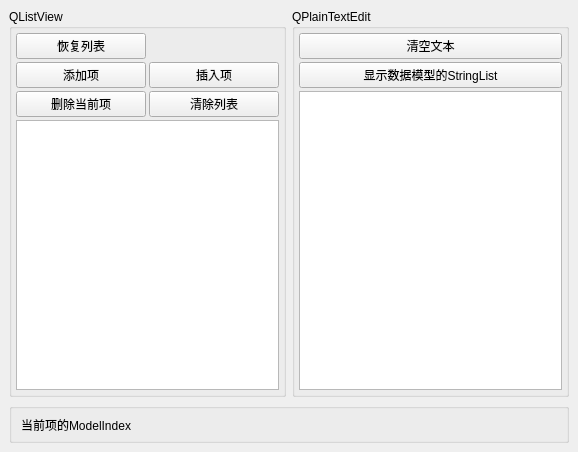
<?xml version="1.0" encoding="UTF-8"?>
<ui version="4.0">
 <class>MainWindow</class>
 <widget class="QMainWindow" name="MainWindow">
  <property name="geometry">
   <rect>
    <x>0</x>
    <y>0</y>
    <width>578</width>
    <height>452</height>
   </rect>
  </property>
  <property name="windowTitle">
   <string>MainWindow</string>
  </property>
  <widget class="QWidget" name="centralwidget">
   <layout class="QGridLayout" name="gridLayout_3">
    <item row="0" column="0">
     <widget class="QGroupBox" name="groupBox">
      <property name="title">
       <string>QListView</string>
      </property>
      <layout class="QVBoxLayout" name="verticalLayout_3">
       <property name="spacing">
        <number>3</number>
       </property>
       <property name="leftMargin">
        <number>4</number>
       </property>
       <property name="topMargin">
        <number>4</number>
       </property>
       <property name="rightMargin">
        <number>4</number>
       </property>
       <property name="bottomMargin">
        <number>4</number>
       </property>
       <item>
        <layout class="QGridLayout" name="gridLayout">
         <item row="0" column="0">
          <widget class="QPushButton" name="btnIniList">
           <property name="text">
            <string>恢复列表</string>
           </property>
          </widget>
         </item>
         <item row="1" column="0">
          <widget class="QPushButton" name="btnListAppend">
           <property name="text">
            <string>添加项</string>
           </property>
          </widget>
         </item>
         <item row="1" column="1">
          <widget class="QPushButton" name="btnListInsert">
           <property name="text">
            <string>插入项</string>
           </property>
          </widget>
         </item>
         <item row="2" column="0">
          <widget class="QPushButton" name="btnListDelete">
           <property name="text">
            <string>删除当前项</string>
           </property>
          </widget>
         </item>
         <item row="2" column="1">
          <widget class="QPushButton" name="btnListClear">
           <property name="text">
            <string>清除列表</string>
           </property>
          </widget>
         </item>
        </layout>
       </item>
       <item>
        <widget class="QListView" name="listView"/>
       </item>
      </layout>
     </widget>
    </item>
    <item row="0" column="1">
     <widget class="QGroupBox" name="groupBox_2">
      <property name="title">
       <string>QPlainTextEdit</string>
      </property>
      <layout class="QVBoxLayout" name="verticalLayout_2">
       <property name="spacing">
        <number>3</number>
       </property>
       <property name="leftMargin">
        <number>4</number>
       </property>
       <property name="topMargin">
        <number>4</number>
       </property>
       <property name="rightMargin">
        <number>4</number>
       </property>
       <property name="bottomMargin">
        <number>4</number>
       </property>
       <item>
        <layout class="QVBoxLayout" name="verticalLayout">
         <item>
          <widget class="QPushButton" name="btnTextClear">
           <property name="text">
            <string>清空文本</string>
           </property>
          </widget>
         </item>
         <item>
          <widget class="QPushButton" name="btnTextImport">
           <property name="text">
            <string>显示数据模型的StringList</string>
           </property>
          </widget>
         </item>
        </layout>
       </item>
       <item>
        <widget class="QPlainTextEdit" name="plainTextEdit"/>
       </item>
      </layout>
     </widget>
    </item>
    <item row="1" column="0" colspan="2">
     <layout class="QGridLayout" name="gridLayout_2">
      <item row="0" column="0">
       <widget class="QGroupBox" name="groupBox_3">
        <property name="maximumSize">
         <size>
          <width>16777215</width>
          <height>40</height>
         </size>
        </property>
        <property name="title">
         <string/>
        </property>
        <layout class="QHBoxLayout" name="horizontalLayout">
         <item>
          <widget class="QLabel" name="LabInfo">
           <property name="text">
            <string>当前项的ModelIndex</string>
           </property>
          </widget>
         </item>
        </layout>
       </widget>
      </item>
     </layout>
    </item>
   </layout>
  </widget>
 </widget>
 <resources/>
 <connections/>
</ui>
